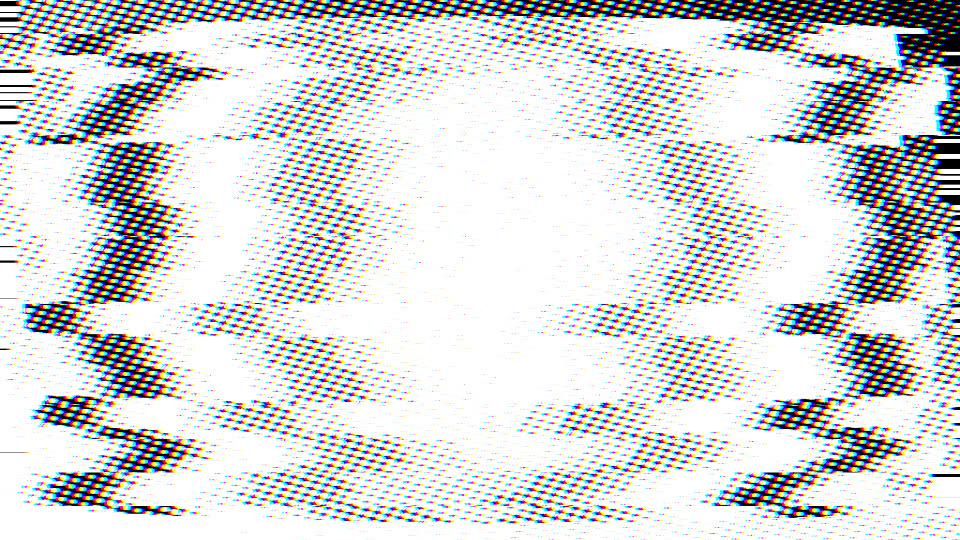
#> input picture website/samples/media/audiovisual-s0020/poster.jpg, 960 x 540 px
$ python -i library.py   (imports and definitions only)
#> lines starting #> are read from the running program, lines starting #| are printed output that depends on the picture
#> (reads tools/universe/profile_personal.json from the repository)
#> (reads tools/universe/profile_movement.json from the repository)
#> (reads tools/universe/component_screen.json from the repository)
#> (reads tools/universe/bad_params.json from the repository)
#!/usr/bin/env python3
"""Sample library (Splice-style) from the scene atlas.
    library.py atlas_scene.jsonl [more.jsonl] --n 60 --out ~/Infinite/patch-universe-library/samples
For each picked genome: compile -> lay out -> --validate, then render the sample the patch makes:
    <out>/<kind>/<id>/patch.inf  sample.wav (audio)  poster.png + preview.mp4 (visual; mp4 carries the sound for AV)  meta.json
and one index.jsonl row per entry (genome, node families, tags, loudness, play dial) so the folder is searchable.
Selection is greedy farthest-point on node-name bags with a per-node cap, so the set is varied, not the 60 best of one shape."""
import argparse, json, os, random, subprocess, sys, shutil, tempfile
from concurrent.futures import ThreadPoolExecutor
sys.path.insert(0, os.path.dirname(os.path.abspath(__file__)))
import universe as u
import scene
import switches
sys.path.insert(0, os.path.join(os.path.dirname(os.path.abspath(__file__)), "..", "catalog"))
import catalog

ROOT = os.path.abspath(os.path.join(os.path.dirname(__file__), "..", ".."))


# [43 lines left out: functions select, tags_of, not called in this run]


def interest(png):
    """Cheap visual-interest score of a poster: luminance spread, edge density and colour variety, 0..1. Bland posters (flat fields, one blob) score low."""
    from PIL import Image, ImageFilter, ImageStat
    im = Image.open(png).convert("RGB")
#> im is the input picture: PIL image 960x540 RGB; mean R, G, B 213, 214.2, 213.1
    im = im.resize((135, 240) if im.height > im.width else (240, 135))
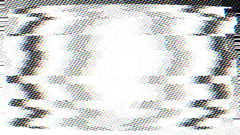
#> im: PIL image 240x135 RGB; mean R, G, B 212.7, 213.8, 212.8
    lum = im.convert("L")
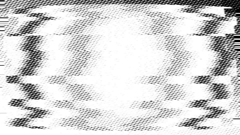
#> lum: PIL image 240x135 L; min 0, max 255, mean 213.3
    spread = min(1.0, ImageStat.Stat(lum).stddev[0] / 60.0)
#> spread = 0.955
    edges = min(1.0, ImageStat.Stat(lum.filter(ImageFilter.FIND_EDGES)).mean[0] / 18.0)
#> edges = 1
    colours = min(1.0, len(set(im.quantize(16).getdata())) / 12.0)
#> colours = 1
    return round(0.4 * spread + 0.4 * edges + 0.2 * colours, 3)


MIN_INTEREST = 0.2


# [6 lines left out: function run, not called in this run]


FAMILY_P = 0.4          # share of samples that also get switch siblings
MIN_AUDIO_DIFF = 0.01   # rms of (alt - base) must clear this, or the switch did nothing audible
MIN_FRAME_DIFF = 1.5    # mean abs pixel difference of the posters


# [114 lines left out: functions _wav, _differs, siblings, publish, main, not called in this run]


# [2 lines not run here, left out]

>>> result = interest('../../website/samples/media/audiovisual-s0020/poster.jpg')
#> result = 0.982
